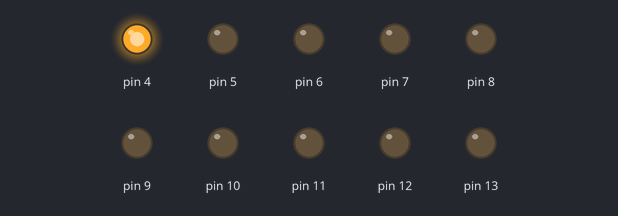
Bench run of a sketch on a simulated Arduino Uno, built with avr-gcc and run on an emulated ATmega328P. On the bench: output pins drawn as LEDs (lit = HIGH).

Above: at 0.2 s.
At 0.7 s:
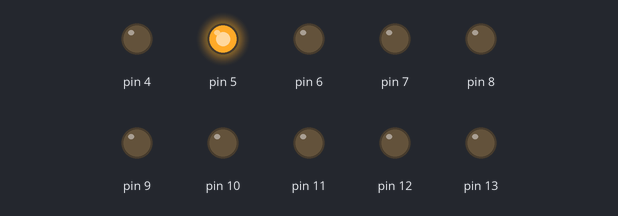
At 1.7 s:
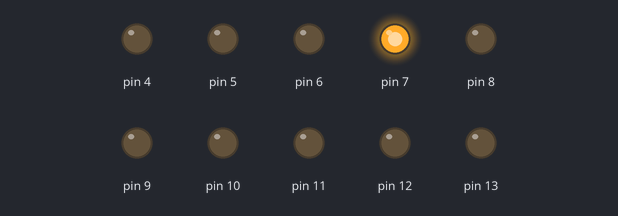
At 3.2 s:
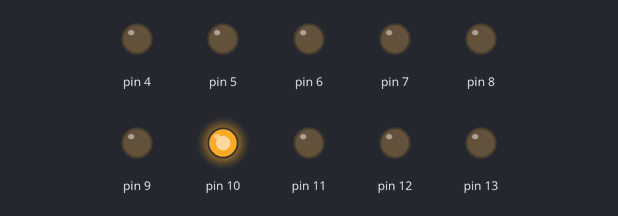
At 4.7 s:
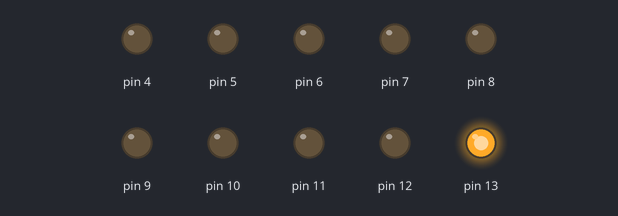
At 6.2 s:
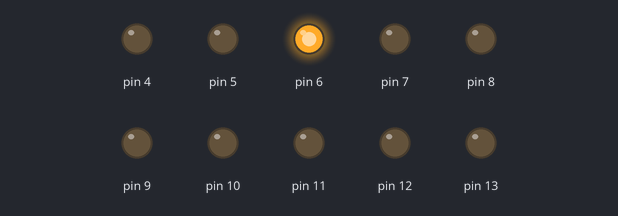
Timing chart, 0 to 6.5 s (numbered marks = the images above):
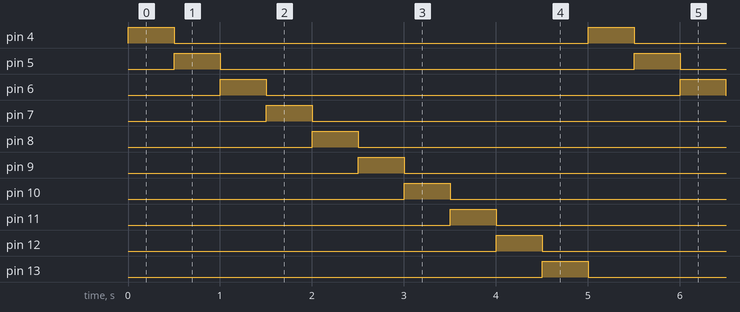

The sketch:

LED_Chaser.ino
```cpp
void setup() {
  for (int i = 4; i <= 13; i++) {
    pinMode(i, OUTPUT);
  }
}

void loop() {
  for (int i = 4; i <= 13; i++) {
    digitalWrite(i, HIGH);
    delay(500);
    digitalWrite(i, LOW);
  }
}
```

Measured:
- by itself, pin 4–13: alternates HIGH for 0.50 s and LOW for 4.5 s
- by itself, everything shown: repeats every 5.0 s, in 11 steps
